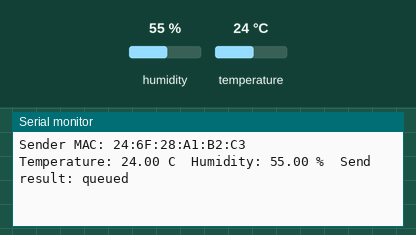
Recording of a sketch running on a simulated ESP32. Shown: the last lines printed to the serial monitor. Inputs (shaded band) come from the test bench; at power-on: humidity 55 %, temperature 24 °C.

Above: at 1.3 s.
1.4 s: humidity set to 22 %
At 3.0 s:
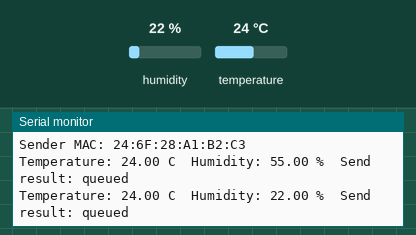
4.1 s: temperature set to 12 °C
At 5.4 s:
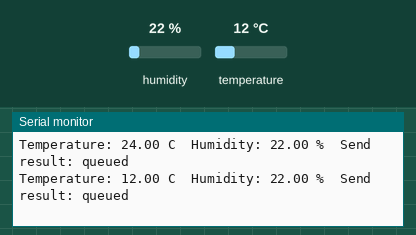
6.8 s: humidity set to 40 %
At 9.0 s:
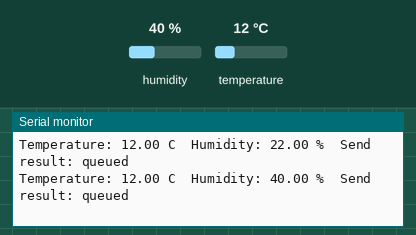
Timing chart, 0 to 10.5 s (numbered marks = the images above; inputs shaded):
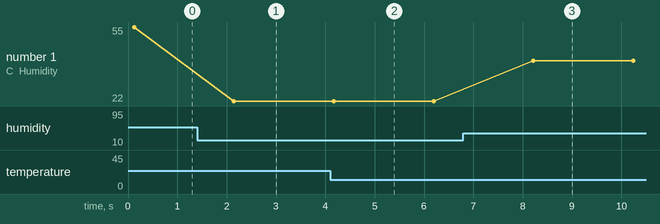

The sketch:

esp32_sender.ino
```cpp
/*
  Project 11 - ESP32 One-Way Sensor Communication Using ESP-NOW
  ESP32 1: Sender
  Reads a DHT11 sensor and broadcasts temperature and humidity.
  Target: Arduino-ESP32 3.x
*/

#include <WiFi.h>
#include <esp_now.h>
#include <esp_wifi.h>
#include <DHT.h>

const uint8_t ESPNOW_CHANNEL = 6;
const uint8_t BROADCAST_ADDRESS[6] = {0xFF, 0xFF, 0xFF, 0xFF, 0xFF, 0xFF};
const uint32_t PACKET_MAGIC = 0x11001100;

const int DHT_PIN = 4;
const int DHT_TYPE = DHT11;

DHT dht(DHT_PIN, DHT_TYPE);

struct SensorPacket {
  uint32_t magic;
  float temperature;
  float humidity;
  uint32_t sequence;
};

uint32_t sequenceNumber = 0;

bool addBroadcastPeer() {
  esp_now_peer_info_t peerInfo = {};
  memcpy(peerInfo.peer_addr, BROADCAST_ADDRESS, 6);
  peerInfo.channel = ESPNOW_CHANNEL;
  peerInfo.ifidx = WIFI_IF_STA;
  peerInfo.encrypt = false;

  if (esp_now_is_peer_exist(BROADCAST_ADDRESS)) {
    return true;
  }

  return esp_now_add_peer(&peerInfo) == ESP_OK;
}

bool startEspNow() {
  WiFi.mode(WIFI_STA);
  WiFi.disconnect();
  delay(100);

  if (esp_wifi_set_channel(ESPNOW_CHANNEL, WIFI_SECOND_CHAN_NONE) != ESP_OK) {
    return false;
  }

  if (esp_now_init() != ESP_OK) {
    return false;
  }

  return addBroadcastPeer();
}

void setup() {
  Serial.begin(115200);
  dht.begin();

  if (!startEspNow()) {
    Serial.println("ESP-NOW setup failed.");
    while (true) {
      delay(1000);
    }
  }

  Serial.print("Sender MAC: ");
  Serial.println(WiFi.macAddress());
}

void loop() {
  const float temperature = dht.readTemperature();
  const float humidity = dht.readHumidity();

  if (isnan(temperature) || isnan(humidity)) {
    Serial.println("DHT11 reading failed.");
    delay(2000);
    return;
  }

  SensorPacket packet;
  packet.magic = PACKET_MAGIC;
  packet.temperature = temperature;
  packet.humidity = humidity;
  packet.sequence = sequenceNumber++;

  const esp_err_t result = esp_now_send(
    BROADCAST_ADDRESS,
    reinterpret_cast<const uint8_t*>(&packet),
    sizeof(packet)
  );

  Serial.print("Temperature: ");
  Serial.print(temperature);
  Serial.print(" C  Humidity: ");
  Serial.print(humidity);
  Serial.print(" %  Send result: ");
  Serial.println(result == ESP_OK ? "queued" : "failed");

  delay(2000);
}
```

Measured:
- after the input at 1.4 s, the serial monitor: prints a new line after 0.75 s (image 1)
- after the input at 4.1 s, the serial monitor: prints a new line after 0.07 s (image 2)
- after the input at 6.8 s, the serial monitor: prints a new line after 1.4 s (image 3)
- plotted number 1: 55 → 22 after the input at 1.4 s, 22 → 40 after the input at 6.8 s
